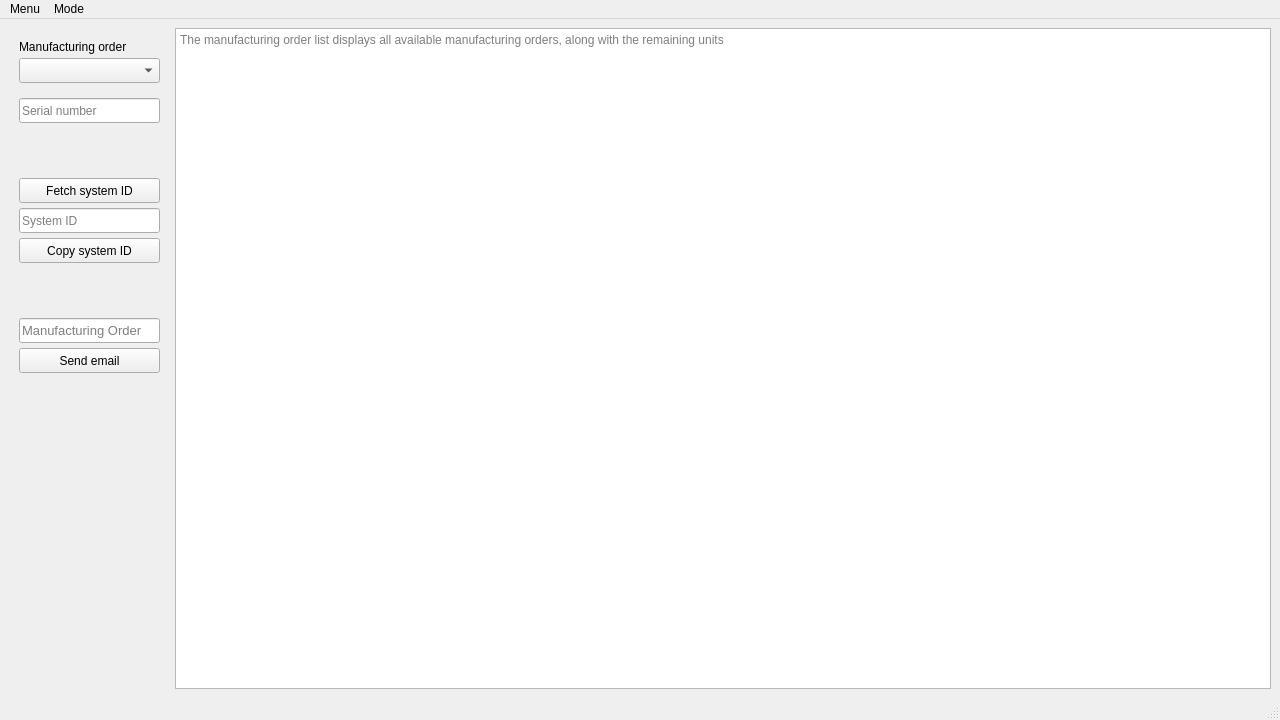
<?xml version="1.0" encoding="UTF-8"?>
<ui version="4.0">
 <class>MainWindow</class>
 <widget class="QMainWindow" name="MainWindow">
  <property name="geometry">
   <rect>
    <x>0</x>
    <y>0</y>
    <width>1280</width>
    <height>720</height>
   </rect>
  </property>
  <property name="minimumSize">
   <size>
    <width>800</width>
    <height>600</height>
   </size>
  </property>
  <property name="windowTitle">
   <string>Bubmlebee 2.0</string>
  </property>
  <widget class="QWidget" name="centralwidget">
   <layout class="QGridLayout" name="gridLayout_2">
    <item row="0" column="1">
     <widget class="QTextBrowser" name="textBrowser">
      <property name="frameShape">
       <enum>QFrame::StyledPanel</enum>
      </property>
      <property name="frameShadow">
       <enum>QFrame::Sunken</enum>
      </property>
      <property name="lineWidth">
       <number>1</number>
      </property>
      <property name="placeholderText">
       <string>The manufacturing order list displays all available manufacturing orders, along with the remaining units</string>
      </property>
     </widget>
    </item>
    <item row="0" column="0">
     <widget class="QFrame" name="frame">
      <property name="minimumSize">
       <size>
        <width>160</width>
        <height>0</height>
       </size>
      </property>
      <property name="frameShape">
       <enum>QFrame::NoFrame</enum>
      </property>
      <property name="frameShadow">
       <enum>QFrame::Raised</enum>
      </property>
      <widget class="QLabel" name="label">
       <property name="geometry">
        <rect>
         <x>10</x>
         <y>10</y>
         <width>151</width>
         <height>17</height>
        </rect>
       </property>
       <property name="text">
        <string>Manufacturing order</string>
       </property>
      </widget>
      <widget class="QComboBox" name="comboBox">
       <property name="geometry">
        <rect>
         <x>10</x>
         <y>30</y>
         <width>141</width>
         <height>25</height>
        </rect>
       </property>
      </widget>
      <widget class="QLineEdit" name="lineEdit">
       <property name="geometry">
        <rect>
         <x>10</x>
         <y>70</y>
         <width>141</width>
         <height>25</height>
        </rect>
       </property>
       <property name="placeholderText">
        <string>Serial number</string>
       </property>
      </widget>
      <widget class="QPushButton" name="pushButton">
       <property name="geometry">
        <rect>
         <x>10</x>
         <y>150</y>
         <width>141</width>
         <height>25</height>
        </rect>
       </property>
       <property name="text">
        <string>Fetch system ID</string>
       </property>
      </widget>
      <widget class="QLineEdit" name="lineEdit_2">
       <property name="geometry">
        <rect>
         <x>10</x>
         <y>180</y>
         <width>141</width>
         <height>25</height>
        </rect>
       </property>
       <property name="readOnly">
        <bool>true</bool>
       </property>
       <property name="placeholderText">
        <string>System ID</string>
       </property>
      </widget>
      <widget class="QPushButton" name="pushButton_2">
       <property name="geometry">
        <rect>
         <x>10</x>
         <y>210</y>
         <width>141</width>
         <height>25</height>
        </rect>
       </property>
       <property name="text">
        <string>Copy system ID</string>
       </property>
      </widget>
      <widget class="QPushButton" name="pushButton_3">
       <property name="geometry">
        <rect>
         <x>10</x>
         <y>320</y>
         <width>141</width>
         <height>25</height>
        </rect>
       </property>
       <property name="text">
        <string>Send email</string>
       </property>
      </widget>
      <widget class="QLineEdit" name="lineEdit_3">
       <property name="geometry">
        <rect>
         <x>10</x>
         <y>290</y>
         <width>141</width>
         <height>25</height>
        </rect>
       </property>
       <property name="font">
        <font>
         <pointsize>10</pointsize>
        </font>
       </property>
       <property name="text">
        <string/>
       </property>
       <property name="readOnly">
        <bool>false</bool>
       </property>
       <property name="placeholderText">
        <string>Manufacturing Order</string>
       </property>
      </widget>
     </widget>
    </item>
   </layout>
  </widget>
  <widget class="QMenuBar" name="menubar">
   <property name="geometry">
    <rect>
     <x>0</x>
     <y>0</y>
     <width>1280</width>
     <height>22</height>
    </rect>
   </property>
   <widget class="QMenu" name="menuMenu">
    <property name="title">
     <string>Menu</string>
    </property>
    <addaction name="actionExit"/>
   </widget>
   <widget class="QMenu" name="menuMode">
    <property name="title">
     <string>Mode</string>
    </property>
    <addaction name="actionBumblebee"/>
    <addaction name="actionUpdate_Peak"/>
    <addaction name="actionIMP_installer_check"/>
   </widget>
   <addaction name="menuMenu"/>
   <addaction name="menuMode"/>
  </widget>
  <widget class="QStatusBar" name="statusbar"/>
  <action name="actionExit">
   <property name="text">
    <string>Exit</string>
   </property>
  </action>
  <action name="actionUpdate_Peak">
   <property name="text">
    <string>Update Peak</string>
   </property>
  </action>
  <action name="actionBumblebee">
   <property name="text">
    <string>Bumblebee</string>
   </property>
  </action>
  <action name="actionIMP_installer_check">
   <property name="text">
    <string>IMP installer check</string>
   </property>
  </action>
 </widget>
 <resources/>
 <connections/>
</ui>
